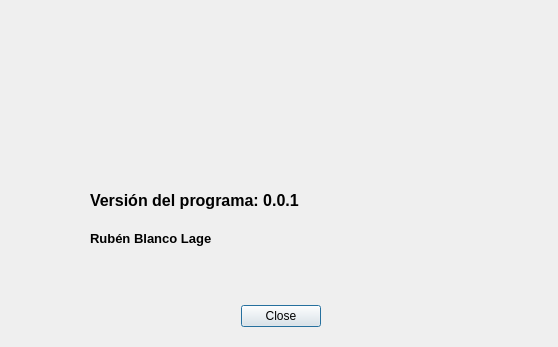
<?xml version="1.0" encoding="UTF-8"?>
<ui version="4.0">
 <class>dialogAbout</class>
 <widget class="QDialog" name="dialogAbout">
  <property name="geometry">
   <rect>
    <x>0</x>
    <y>0</y>
    <width>558</width>
    <height>347</height>
   </rect>
  </property>
  <property name="windowTitle">
   <string>Dialog</string>
  </property>
  <property name="modal">
   <bool>true</bool>
  </property>
  <widget class="QDialogButtonBox" name="buttonBox">
   <property name="geometry">
    <rect>
     <x>240</x>
     <y>300</y>
     <width>81</width>
     <height>32</height>
    </rect>
   </property>
   <property name="orientation">
    <enum>Qt::Horizontal</enum>
   </property>
   <property name="standardButtons">
    <set>QDialogButtonBox::Close</set>
   </property>
  </widget>
  <widget class="QLabel" name="label">
   <property name="geometry">
    <rect>
     <x>90</x>
     <y>180</y>
     <width>281</width>
     <height>41</height>
    </rect>
   </property>
   <property name="font">
    <font>
     <pointsize>12</pointsize>
     <weight>75</weight>
     <bold>true</bold>
    </font>
   </property>
   <property name="text">
    <string>Versión del programa: 0.0.1</string>
   </property>
  </widget>
  <widget class="QLabel" name="label_2">
   <property name="geometry">
    <rect>
     <x>90</x>
     <y>230</y>
     <width>211</width>
     <height>16</height>
    </rect>
   </property>
   <property name="font">
    <font>
     <pointsize>10</pointsize>
     <weight>75</weight>
     <bold>true</bold>
    </font>
   </property>
   <property name="text">
    <string>Rubén Blanco Lage</string>
   </property>
  </widget>
  <widget class="QLabel" name="label_3">
   <property name="geometry">
    <rect>
     <x>200</x>
     <y>40</y>
     <width>171</width>
     <height>131</height>
    </rect>
   </property>
   <property name="text">
    <string/>
   </property>
   <property name="pixmap">
    <pixmap resource="img/logo.qrc">:/newPrefix/logo.png</pixmap>
   </property>
   <property name="scaledContents">
    <bool>true</bool>
   </property>
  </widget>
 </widget>
 <resources>
  <include location="img/logo.qrc"/>
 </resources>
 <connections>
  <connection>
   <sender>buttonBox</sender>
   <signal>accepted()</signal>
   <receiver>dialogAbout</receiver>
   <slot>accept()</slot>
   <hints>
    <hint type="sourcelabel">
     <x>248</x>
     <y>254</y>
    </hint>
    <hint type="destinationlabel">
     <x>157</x>
     <y>274</y>
    </hint>
   </hints>
  </connection>
  <connection>
   <sender>buttonBox</sender>
   <signal>rejected()</signal>
   <receiver>dialogAbout</receiver>
   <slot>reject()</slot>
   <hints>
    <hint type="sourcelabel">
     <x>316</x>
     <y>260</y>
    </hint>
    <hint type="destinationlabel">
     <x>286</x>
     <y>274</y>
    </hint>
   </hints>
  </connection>
 </connections>
</ui>
